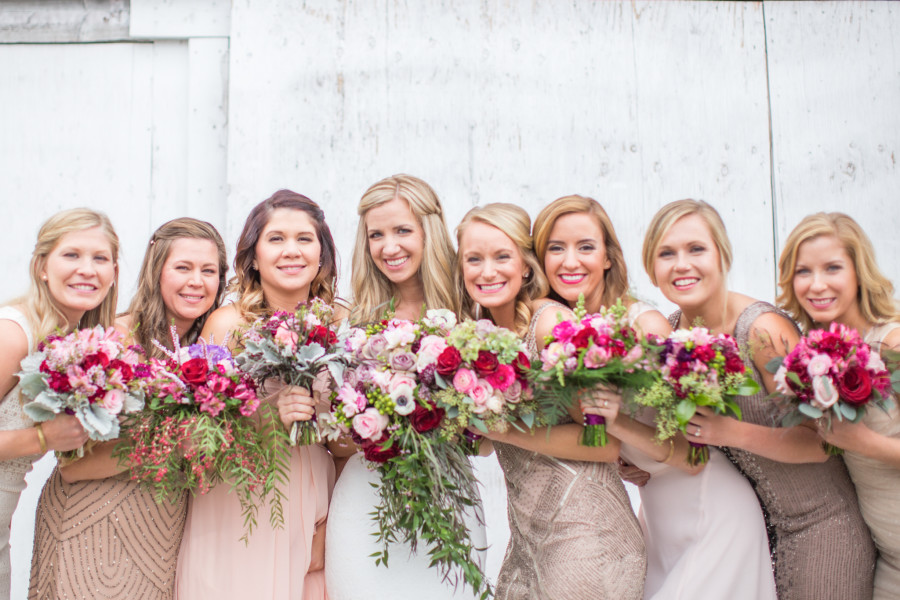
#> input picture session4opencvblurimage/road.jpg, 900 x 600 px
$ jupyter execute --allow-errors bluranimagewidpython.py.ipynb
#> lines starting #> are read from the running program, lines starting #| are printed output that depends on the picture
[cell 1]
import cv2

[cell 2]
img=cv2.imread("fest.jpg")

#> (a cell that did not finish here is left out)

[cell 4]
cv2.imshow("original image",img)

#> (a cell that did not finish here is left out)

#> (a cell that did not finish here is left out)

[cell 7]
cv2.waitKey(0)
cv2.destroyAllWindows()

[cell 8]
#2ND CODE

[cell 9]
# importing opencv CV2 module
import cv2

# bat.jpg is the batman image.
img = cv2.imread('road.jpg')
#> img is the input picture: shape (600, 900, 3); mean B, G, R 174.3, 179.8, 198.9

# make sure that you have saved it in the same folder
# Averaging
# You can change the kernel size as you want
avging = cv2.blur(img,(10,10))
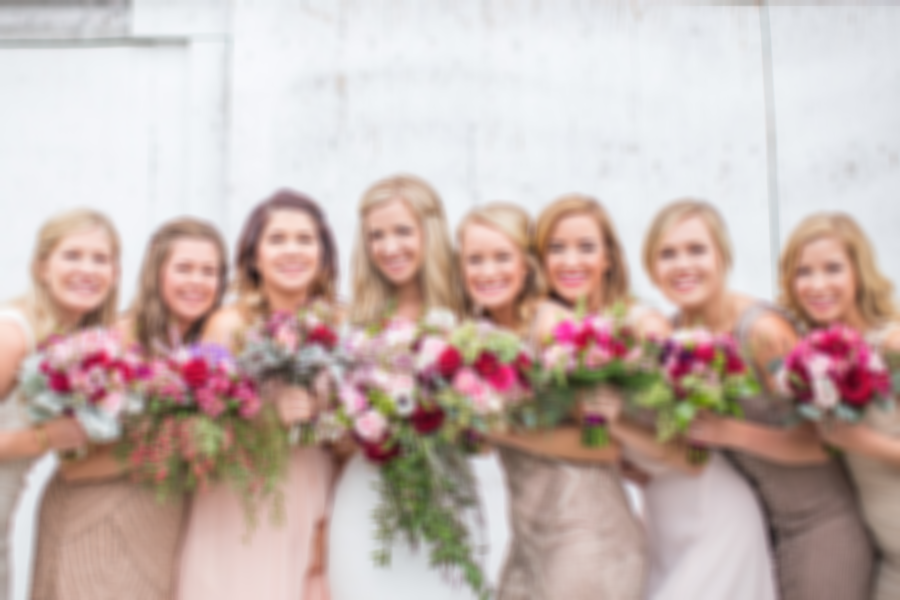
#> avging: shape (600, 900, 3); mean B, G, R 174.3, 179.9, 198.9

cv2.imshow('Averaging',avging)
cv2.waitKey(0)

# Gaussian Blurring
# Again, you can change the kernel size
gausBlur = cv2.GaussianBlur(img, (5,5),0)
cv2.imshow('Gaussian Blurring', gausBlur)
cv2.waitKey(0)

# Median blurring
medBlur = cv2.medianBlur(img,5)
cv2.imshow('Media Blurring', medBlur)
cv2.waitKey(0)

# Bilateral Filtering
bilFilter = cv2.bilateralFilter(img,9,75,75)
cv2.imshow('Bilateral Filtering', bilFilter)
cv2.waitKey(0)
cv2.destroyAllWindows()


$ run again, with ds1.jpg copied over session4opencvblurimage/road.jpg
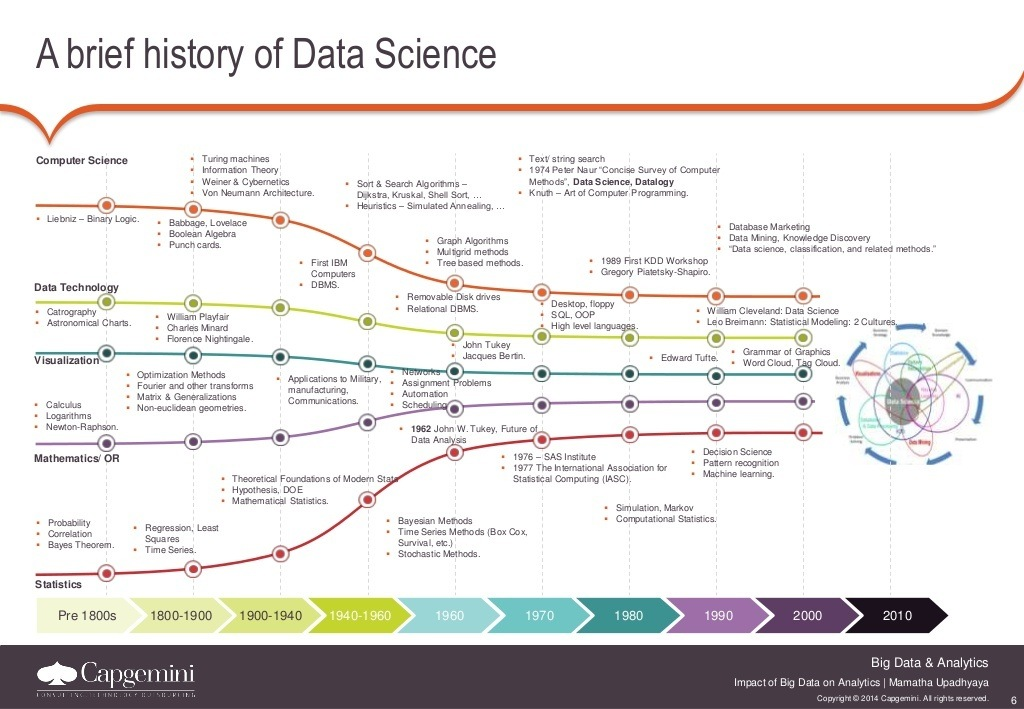
#> input picture ds1.jpg, 1024 x 709 px
#> img is the input picture: shape (709, 1024, 3); mean B, G, R 222.1, 223.1, 225.5
#> `avging = cv2.blur(img,(10,10))`:
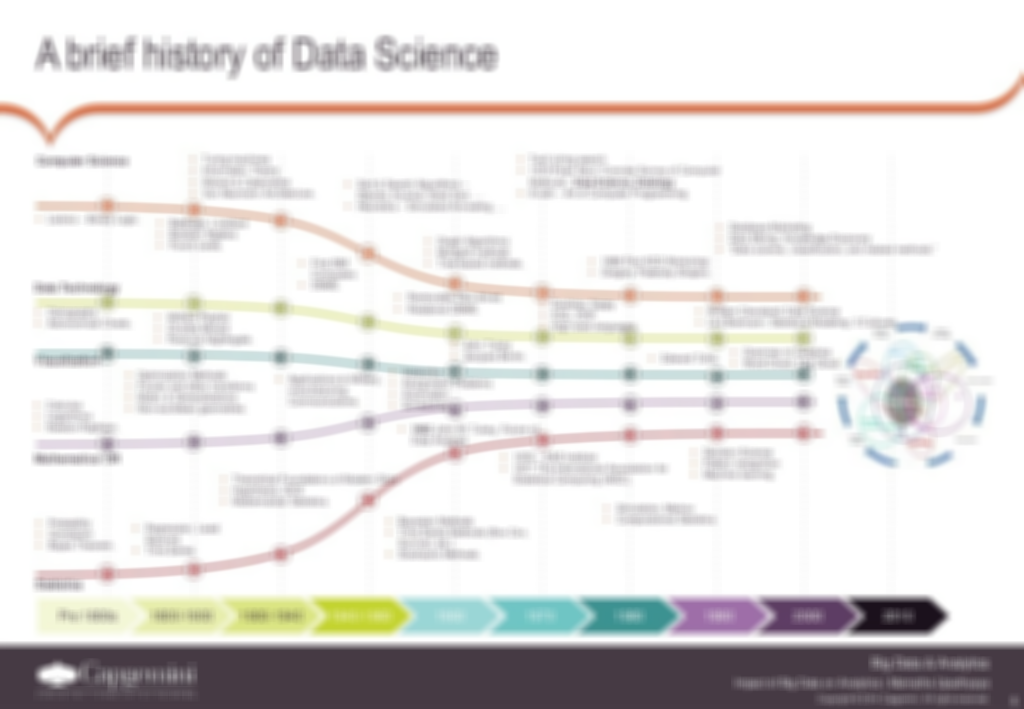
#> avging: shape (709, 1024, 3); mean B, G, R 222.2, 223.3, 225.6
#> `medBlur = cv2.medianBlur(img,5)`:
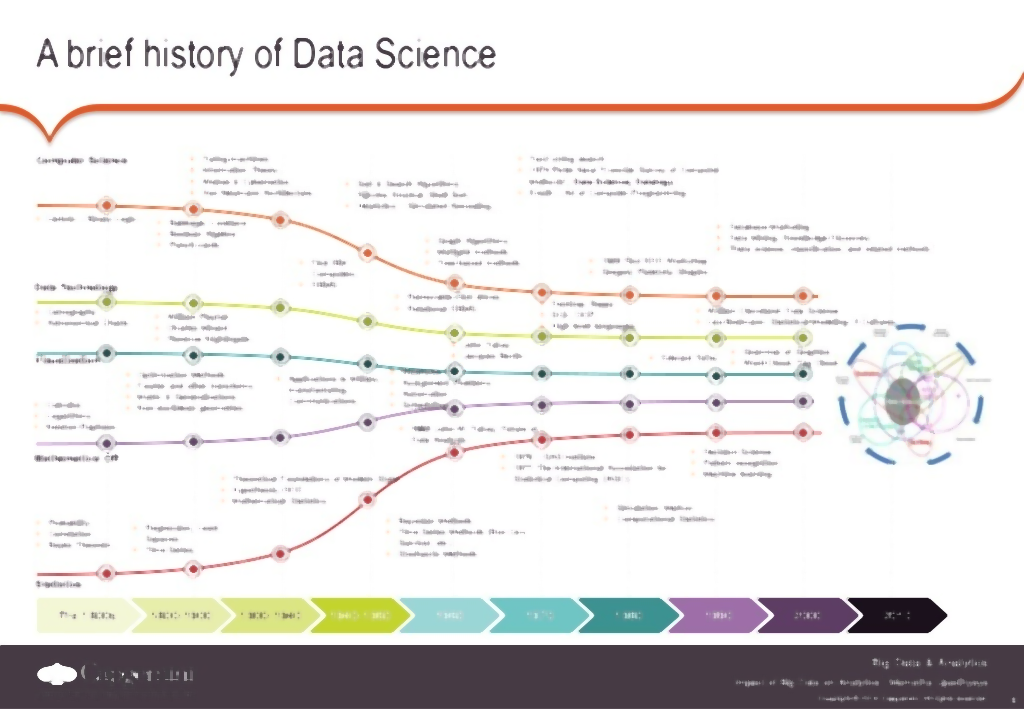
#> medBlur: shape (709, 1024, 3); mean B, G, R 224.6, 225.6, 228
